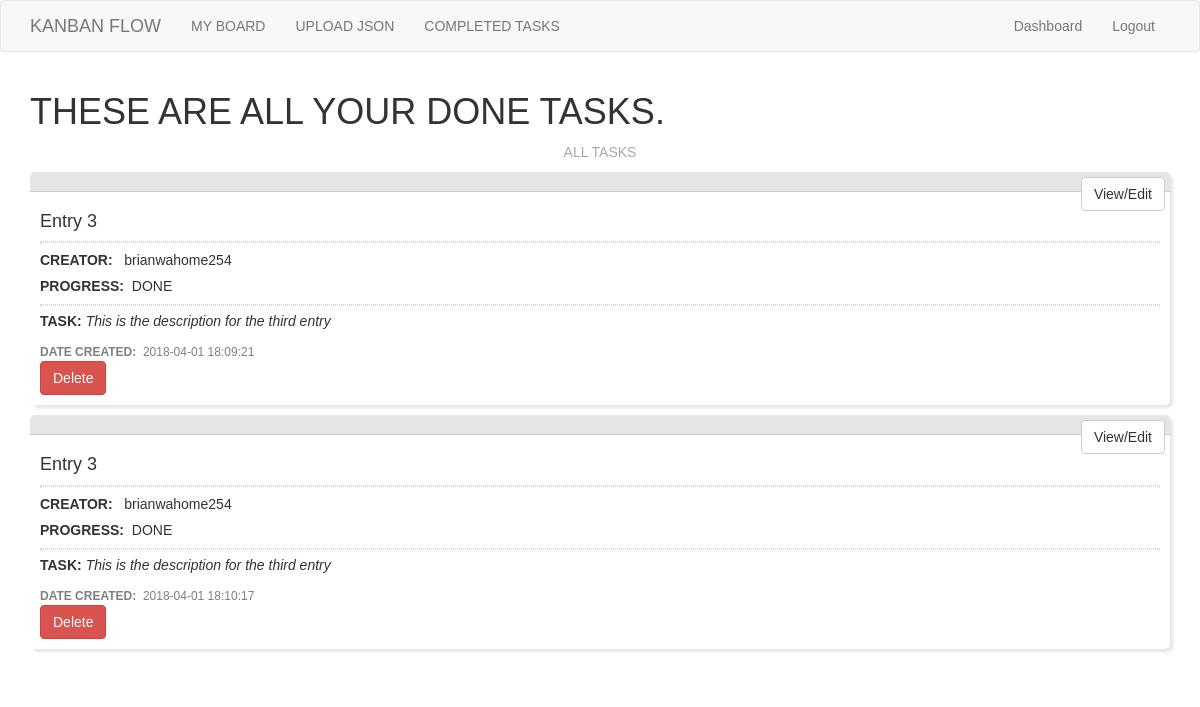
The page /articles (signed in) on the database its author committed.
### app.py (models this page shows)
class myarticles(db.Model):
    id = db.Column(db.Integer, primary_key=True)
    title = db.Column(db.String(255), unique=False)
    author = db.Column(db.String(255), unique=False)
    body = db.Column(db.String(400), unique=False)
    CreateDate = db.Column(db.DateTime(timezone=True), default=db.func.now(), unique=False)
    category = db.Column(db.String(255), unique=False)

### app.py (the view)
@app.route('/articles')
@is_logged_in
def articles():
    articles,todo,doing,done = fetchUserInfo()
    if len(articles) > 0:
        return render_template('articles.html', articles=done)
    else:
        msg = 'No Articles Found'
        return render_template('articles.html', msg=msg)

### app.py (called while the page is built)
def is_logged_in(f):
    @wraps(f)
    def wrap(*args, **kwargs):
        if 'logged_in' in session:
            return f(*args, **kwargs)
        else:
            flash('Unauthorized, Please login', 'danger')
            return redirect(url_for('login'))
    return wrap

def dictize(raw):
    list=[]
    for all in raw:
        list.append(all.__dict__)
    print(list)
    return tuple(list)

@is_logged_in
def fetchUserInfo():
    articles, todo, doing, done = [], [], [], []
    results={}
    print("Let us see the whole result set as is retrieved.")
    myArticles = dictize(myarticles.query.filter_by(author=session['username']))
    for article in myArticles:
        if article["category"] == "TODO":
            todo.append(article)
        elif article["category"]=="DOING":
            doing.append(article)
        else:
            done.append(article)
        articles.append(article)
    return tuple(articles), tuple(todo), tuple(doing), tuple(done)

### templates/articles.html (shortened to what this page needs)
{% extends 'layout.html' %}
{% block body %}
  <h1>THESE ARE ALL YOUR DONE TASKS.</h1>
    <heading>ALL TASKS</heading>
    <table class="table table-striped">
        {% for article in articles %}
          <tr>
                <div class="job">
                  <div class="top">
                      <a href="edit_article/{{article.id}}" class="btn btn-default pull-right">View/Edit</a>
                  </div>
                    <h4>{{article.title}}</h4><hr/>
                    <h5><b>CREATOR:</b> &nbsp {{article.author}} </h5>
                    <h5><b>PROGRESS:</b> &nbsp{{article.category}} </h5><hr/>
                    <p>
                        <b>TASK: </b><em>{{article.body}}</em>
                    </p>
                    <time><b>DATE CREATED:</b> &nbsp{{article.CreateDate}}</time>
                    <form action="{{url_for('delete_article', id=article.id)}}" method="post">
                        <input type="submit" value="Delete" class="btn btn-danger">
                    </form>
                </div>
            </tr>
        {% endfor %}
    </table>
{% endblock %}

### static/style.css (style rules this page uses)
* { padding: 0; margin: 0; box-sizing: border-box; }
body { font-family: Helvetica, Arial, sans-serif; }
heading { display: block; text-align: center; margin-bottom: 10px; color: rgba(0, 0, 0, 0.35); text-shadow: 2px 2px 2px rgba(255, 255, 255, 0.5); }
a { text-decoration: none; }
hr { color: rgba(0, 0, 0, 0.15); border: dotted 1px rgba(0, 0, 0, 0.15); margin: 5px 0; }
time { color: rgba(0, 0, 0, 0.5); font-size: 12px; }
time, h2 { white-space: nowrap; text-overflow: ellipsis; overflow: hidden; }
.job { background: #fff; position: relative; padding: 30px 10px 10px 10px; margin-bottom: 10px; border-radius: 5px; box-shadow: 3px 3px 3px rgba(0, 0, 0, 0.1); overflow: hidden; }
.top { position: absolute; top: 0; left: 0; right: 0; width: 100%; height: 20px; background: rgba(0, 0, 0, 0.1); border-bottom: solid 1px rgba(0, 0, 0, 0.1); padding: 5px; }

### rows shown on the page
myarticles: title "Entry 3", author "brianwahome254", category "DONE", body "This is the description for the third entry", CreateDate "2018-04-01 18:09:21"
myarticles: title "Entry 3", author "brianwahome254", category "DONE", body "This is the description for the third entry", CreateDate "2018-04-01 18:10:17"
